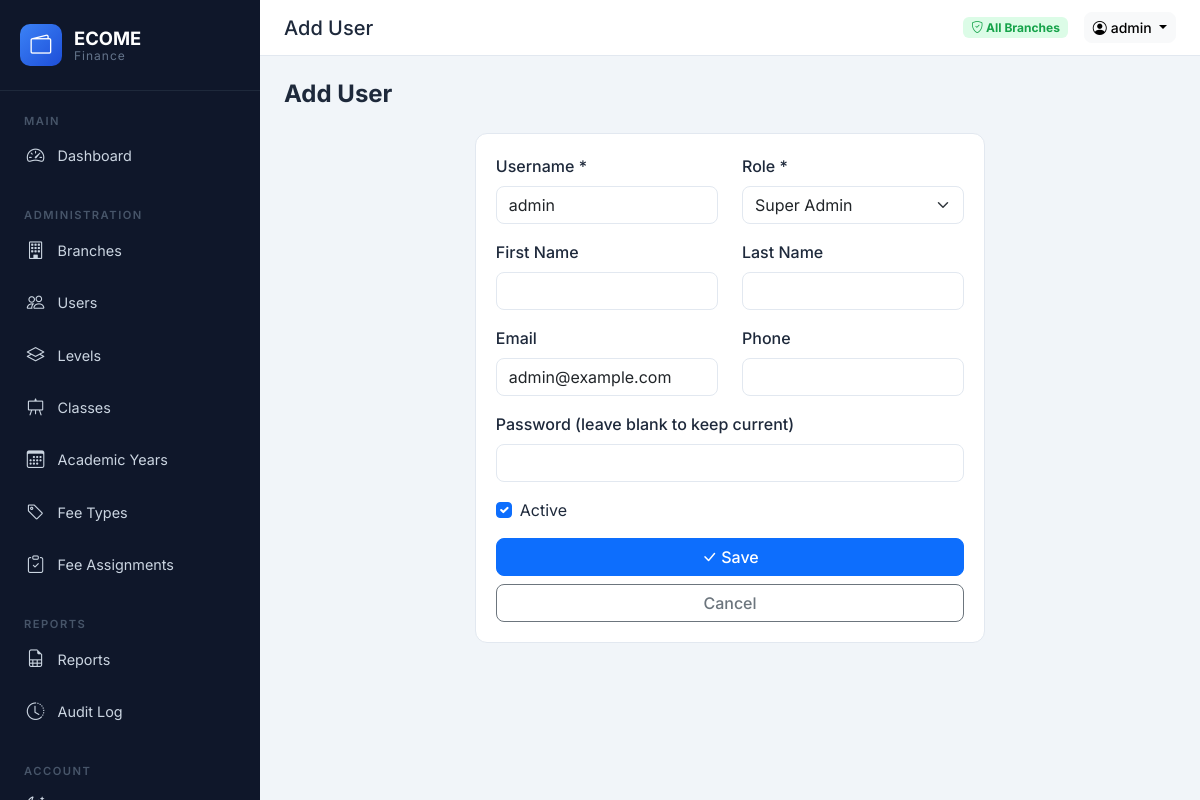
The app's page /accounts/users/new/ (signed in) with its own data.
### accounts/models.py (models this page shows, shortened)
class User(AbstractUser):
    class Role(models.TextChoices):
        ADMIN = "admin", "Super Admin"
        REGISTRAR = "registrar", "Registrar"
        ACCOUNTANT = "accountant", "Accountant"
    role = models.CharField(
        max_length=20, choices=Role.choices, default=Role.ACCOUNTANT
    )
    branch = models.ForeignKey(
        Branch, on_delete=models.SET_NULL, null=True, blank=True, related_name="users"
    )
    phone = models.CharField(max_length=20, blank=True)
    is_active_user = models.BooleanField(default=True)
    class Meta:
        ordering = ["username"]
    @property
    def is_admin(self):
        return self.role == self.Role.ADMIN
    @property
    def is_registrar(self):
        return self.role == self.Role.REGISTRAR
    @property
    def is_accountant(self):
        return self.role == self.Role.ACCOUNTANT

### accounts/views.py (the view, shortened to what this page needs)
# urls.py: path("accounts/users/new/", av.user_create, name="user_create"),
@login_required
@user_passes_test(is_admin)
def user_create(request):
    branches = Branch.objects.all()
    return render(request, "accounts/user_form.html", {"branches": branches, "title": "Add User"})

### accounts/views.py (called while the page is built)
def is_admin(user):
    return user.is_authenticated and user.is_admin

### core/context_processors.py (called while the page is built)
def app_context(request):
    return {
        "SCHOOL_NAME": "ECOME Finance",
        "ALL_BRANCHES": Branch.objects.all() if request.user.is_authenticated else [],
    }

### templates/accounts/user_form.html (shortened to what this page needs)
{% extends 'base.html' %}
{% block page_title %}{{ title }}{% endblock %}
{% block content %}
<div class="fade-in-up">
<div class="page-header"><h1>{{ title }}</h1></div>
<div class="row justify-content-center">
    <div class="col-lg-7">
        <div class="stat-card">
            <form method="post">
                <div class="row">
                    <div class="col-12 col-md-6 mb-3">
                        <label class="form-label fw-medium">Username *</label>
                        <input type="text" name="username" class="form-control" value="{{ user.username|default:'' }}" required>
                    </div>
                    <div class="col-12 col-md-6 mb-3">
                        <label class="form-label fw-medium">Role *</label>
                        <select name="role" class="form-select" id="roleSelect">
                            <option value="admin" {% if user.role == 'admin' %}selected{% endif %}>Super Admin</option>
                        </select>
                    </div>
                </div>
                <div class="row">
                    <div class="col-12 col-md-6 mb-3">
                        <label class="form-label fw-medium">First Name</label>
                        <input type="text" name="first_name" class="form-control" value="{{ user.first_name|default:'' }}">
                    </div>
                    <div class="col-12 col-md-6 mb-3">
                        <label class="form-label fw-medium">Last Name</label>
                        <input type="text" name="last_name" class="form-control" value="{{ user.last_name|default:'' }}">
                    </div>
                </div>
                <div class="row">
                    <div class="col-12 col-md-6 mb-3">
                        <label class="form-label fw-medium">Email</label>
                        <input type="email" name="email" class="form-control" value="{{ user.email|default:'' }}">
                    </div>
                    <div class="col-12 col-md-6 mb-3">
                        <label class="form-label fw-medium">Phone</label>
                        <input type="text" name="phone" class="form-control" value="{{ user.phone|default:'' }}">
                    </div>
                </div>
                <div class="mb-3">
                    <label class="form-label fw-medium">Password {% if user.pk %}(leave blank to keep current){% else %}*{% endif %}</label>
                    <input type="password" name="password" class="form-control" {% if not user.pk %}required{% endif %}>
                </div>
                {% if user.pk %}
                <div class="mb-3 form-check">
                    <input type="checkbox" name="is_active" class="form-check-input" id="isActive" {% if user.is_active %}checked{% endif %}>
                    <label class="form-check-label" for="isActive">Active</label>
                </div>
                {% endif %}
                <div class="d-flex gap-2 flex-wrap">
                    <button type="submit" class="btn btn-primary w-100 w-sm-auto"><i class="bi bi-check-lg me-1"></i>Save</button>
                    <a href="{% url 'accounts:user_list' %}" class="btn btn-outline-secondary w-100 w-sm-auto">Cancel</a>
                </div>
            </form>
        </div>
    </div>
</div>
</div>
{% endblock %}

### templates/base.html (shortened to what this page needs)
{% load static %}
<!DOCTYPE html>
<html lang="en" data-bs-theme="light">
<head>
    <link href="https://cdn.jsdelivr.net/npm/bootstrap@5.3.3/dist/css/bootstrap.min.css" rel="stylesheet">
    <link href="https://cdn.jsdelivr.net/npm/bootstrap-icons@1.11.3/font/bootstrap-icons.min.css" rel="stylesheet">
    <link href="{% static 'css/app.css' %}" rel="stylesheet">
</head>
<body>
{% if user and user.is_authenticated %}
<div class="layout-wrapper">
    <aside class="sidebar" id="sidebar" aria-label="Main navigation">
        <div class="sidebar-header">
            <div class="logo-icon"><i class="bi bi-wallet2"></i></div>
            <div class="logo-text">
                <span class="logo-title">ECOME</span>
                <span class="logo-subtitle">Finance</span>
            </div>
        </div>
        <nav class="sidebar-nav">
            <div class="nav-section">
                <span class="nav-section-title">Main</span>
                <a href="{% url 'dashboard:home' %}" class="nav-link {% if request.resolver_match.app_name == 'dashboard' %}active{% endif %}">
                    <i class="bi bi-speedometer2"></i><span>Dashboard</span>
                </a>
            </div>
            {% if user.is_admin %}
            <div class="nav-section">
                <span class="nav-section-title">Administration</span>
                <a href="{% url 'accounts:branch_list' %}" class="nav-link {% if request.resolver_match.url_name == 'branch_list' %}active{% endif %}">
                    <i class="bi bi-building"></i><span>Branches</span>
                </a>
                <a href="{% url 'accounts:user_list' %}" class="nav-link {% if request.resolver_match.url_name == 'user_list' %}active{% endif %}">
                    <i class="bi bi-people"></i><span>Users</span>
                </a>
                <a href="{% url 'academics:level_list' %}" class="nav-link {% if request.resolver_match.app_name == 'academics' and request.resolver_match.url_name == 'level_list' %}active{% endif %}">
                    <i class="bi bi-layers"></i><span>Levels</span>
                </a>
                <a href="{% url 'academics:class_list' %}" class="nav-link {% if request.resolver_match.url_name == 'class_list' %}active{% endif %}">
                    <i class="bi bi-easel"></i><span>Classes</span>
                </a>
                <a href="{% url 'academics:year_list' %}" class="nav-link {% if request.resolver_match.url_name == 'year_list' %}active{% endif %}">
                    <i class="bi bi-calendar3"></i><span>Academic Years</span>
                </a>
                <a href="{% url 'finance:feetype_list' %}" class="nav-link {% if request.resolver_match.app_name == 'finance' %}active{% endif %}">
                    <i class="bi bi-tag"></i><span>Fee Types</span>
                </a>
                <a href="{% url 'finance:assignment_list' %}" class="nav-link {% if request.resolver_match.url_name == 'assignment_list' %}active{% endif %}">
                    <i class="bi bi-clipboard-check"></i><span>Fee Assignments</span>
                </a>
            </div>
            <div class="nav-section">
                <span class="nav-section-title">Reports</span>
                <a href="{% url 'reports:home' %}" class="nav-link {% if request.resolver_match.app_name == 'reports' %}active{% endif %}">
                    <i class="bi bi-file-earmark-spreadsheet"></i><span>Reports</span>
                </a>
                <a href="{% url 'payments:audit_log' %}" class="nav-link {% if request.resolver_match.url_name == 'audit_log' %}active{% endif %}">
                    <i class="bi bi-clock-history"></i><span>Audit Log</span>
                </a>
            </div>
            {% endif %}
            <div class="nav-section">
                <span class="nav-section-title">Account</span>
                <a href="#" class="nav-link" id="theme-toggle">
                    <i class="bi bi-moon-stars"></i><span>Dark Mode</span>
                </a>
            </div>
        </nav>
    </aside>
    <div class="main-content">
        <header class="topbar">
            <div class="topbar-title">
                <h5 class="mb-0">{% block page_title %}{% endblock %}</h5>
            </div>
            <div class="topbar-right">
                {% if user.branch %}
                <span class="badge bg-primary-soft me-2"><i class="bi bi-geo-alt"></i> {{ user.branch.name }}</span>
                {% else %}
                <span class="badge bg-success-soft me-2"><i class="bi bi-shield-check"></i> All Branches</span>
                {% endif %}
                <div class="dropdown">
                    <button class="btn btn-light btn-sm dropdown-toggle" data-bs-toggle="dropdown">
                        <i class="bi bi-person-circle me-1"></i>{% if user %}{{ user.get_full_name|default:user.username }}{% else %}Guest{% endif %}
                    </button>
                </div>
            </div>
        </header>
        <main class="content-area">
            {% block content %}{% endblock %}
        </main>
    </div>
</div>
{% else %}
{% block auth_content %}{% endblock %}
{% endif %}
</body>
</html>

### static/css/app.css (style rules this page uses)
:root { --primary: #0d6efd; --primary-dark: #0b5ed7; --primary-light: #e7f1ff; --sidebar-bg: #0f172a; --sidebar-fg: #cbd5e1; --sidebar-active: #3b82f6; --sidebar-hover: #1e293b; --topbar-bg: #ffffff; --body-bg: #f1f5f9; --card-bg: #ffffff; --border-color: #e2e8f0; --text-dark: #1e293b; --text-muted: #64748b; --success: #16a34a; --success-light: #dcfce7; --warning: #d97706; --warning-light: #fef3c7; --danger: #dc2626; --danger-light: #fee2e2; }
* { font-family: 'Inter', sans-serif; }
body { background: var(--body-bg); color: var(--text-dark); margin: 0; }
.layout-wrapper { display: flex; min-height: 100vh; }
.sidebar { width: 260px; background: var(--sidebar-bg); color: var(--sidebar-fg); position: fixed; top: 0; left: 0; bottom: 0; overflow-y: auto; overflow-x: hidden; z-index: 1000; transition: transform 0.3s ease; -webkit-overflow-scrolling: touch; }
.sidebar-header { padding: 1.5rem 1.25rem; display: flex; align-items: center; gap: 0.75rem; border-bottom: 1px solid #1e293b; }
.logo-icon { width: 42px; height: 42px; background: linear-gradient(135deg, #3b82f6, #1d4ed8); border-radius: 10px; display: flex; align-items: center; justify-content: center; font-size: 1.3rem; color: white; flex-shrink: 0; }
.logo-text { display: flex; flex-direction: column; line-height: 1.1; }
.logo-title { font-weight: 700; font-size: 1.15rem; color: #fff; }
.logo-subtitle { font-size: 0.75rem; color: #64748b; letter-spacing: 1px; }
.sidebar-nav { padding: 1rem 0.75rem; }
.nav-section { margin-bottom: 1.25rem; }
.nav-section-title { font-size: 0.7rem; text-transform: uppercase; letter-spacing: 1.5px; color: #475569; padding: 0 0.75rem; font-weight: 600; }
.nav-link { display: flex; align-items: center; gap: 0.75rem; padding: 0.75rem 0.85rem; color: var(--sidebar-fg); text-decoration: none; border-radius: 8px; font-size: 0.9rem; margin-bottom: 2px; transition: all 0.2s ease; min-height: 44px; }
.nav-link i { font-size: 1.1rem; width: 20px; text-align: center; }
.main-content { margin-left: 260px; flex: 1; min-height: 100vh; display: flex; flex-direction: column; }
.topbar { background: var(--topbar-bg); border-bottom: 1px solid var(--border-color); padding: 0.75rem 1.5rem; display: flex; align-items: center; gap: 1rem; position: sticky; top: 0; z-index: 999; }
.topbar-title { flex: 1; }
.topbar-right { display: flex; align-items: center; gap: 0.5rem; }
.content-area { padding: 1.5rem; flex: 1; }
.stat-card { background: var(--card-bg); border: 1px solid var(--border-color); border-radius: 12px; padding: 1.25rem; transition: transform 0.2s, box-shadow 0.2s; }
.bg-success-soft { background: var(--success-light); color: var(--success); }
.btn-primary { background: var(--primary); border-color: var(--primary); }
.btn { border-radius: 8px; font-weight: 500; }
.form-control, .form-select { border-radius: 8px; border-color: var(--border-color); }
.fade-in-up { animation: fadeInUp 0.4s ease; }
.page-header { display: flex; align-items: center; justify-content: space-between; margin-bottom: 1.5rem; flex-wrap: wrap; gap: 1rem; }
.page-header h1 { font-size: 1.5rem; font-weight: 700; margin: 0; }

### records on screen
User: get_full_name "admin", username "admin", role "Super Admin", email "admin@example.com", is_active "☑"

### other values on screen
{{ title }} "Add User"
